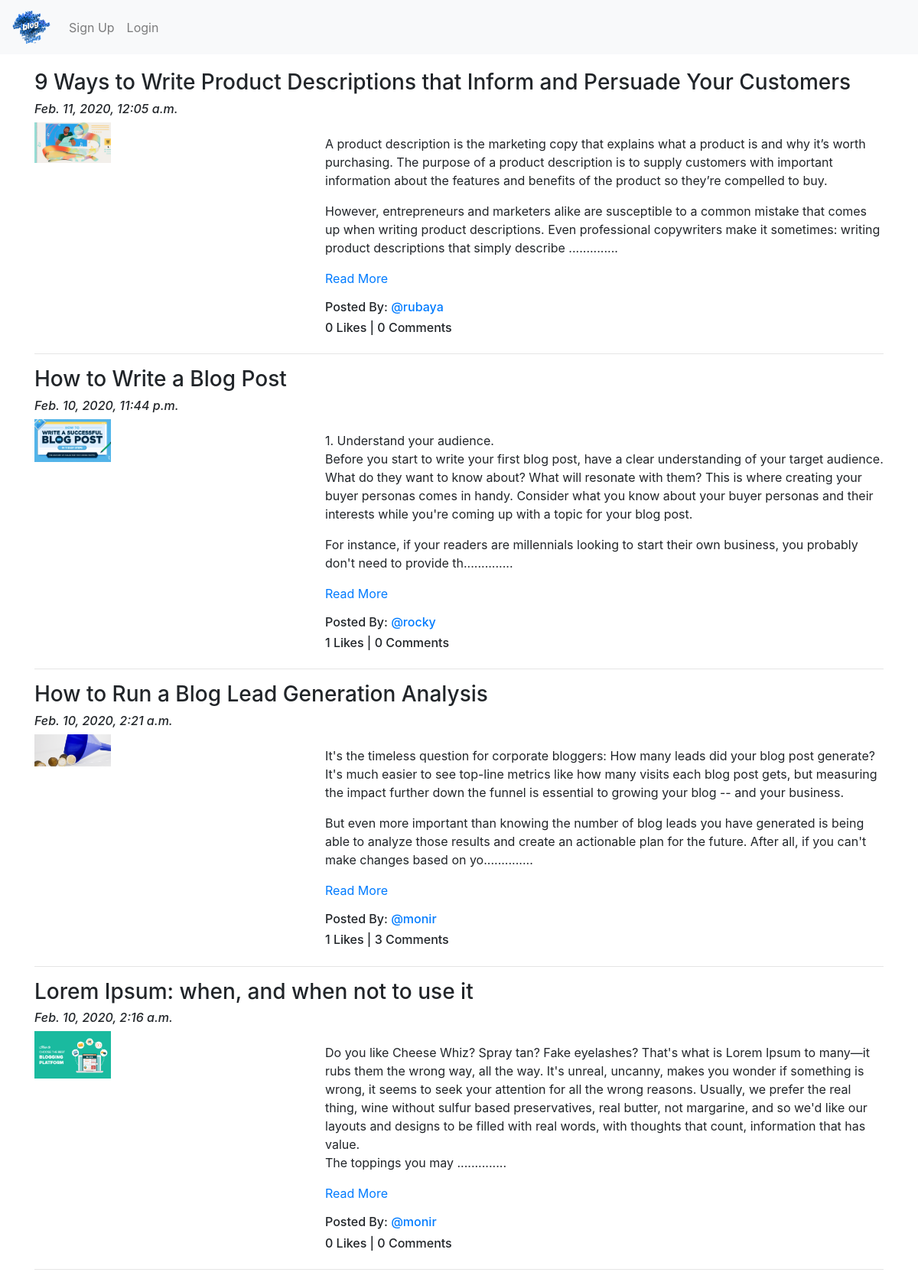
Screenshot of /blog/ with the database file from the repository.
### App_Blog/models.py (models this page shows, shortened)
class Blog(models.Model):
    author = models.ForeignKey(User, on_delete = models.CASCADE, related_name='post_author')
    blog_title = models.CharField(max_length=264, verbose_name="Put a Title")
    slug = models.SlugField(max_length=264, unique=True)
    blog_content = models.TextField(verbose_name="What is on your mind?")
    blog_image = models.ImageField(upload_to='blog_images', verbose_name="Image")
    publish_date = models.DateTimeField(auto_now_add=True)
    update_date = models.DateTimeField(auto_now=True)
    class Meta:
        ordering = ['-publish_date']

### App_Blog/views.py (the view)
# urls.py: path('', views.BlogList.as_view(), name='blog_list'),
class BlogList(ListView):
    context_object_name = 'blogs'
    model = Blog
    template_name = 'App_Blog/blog_list.html'

### App_Blog/templatetags/custom_filters.py (called while the page is built)
def range_filter(value):
    return value[0:500] + ".............."

### templates/App_Blog/blog_list.html (shortened to what this page needs)
{% extends 'base.html' %}
{% load custom_filters %}
{% block body_block %}
    {% for blog in blogs %}
        <h3>{{ blog.blog_title }}</h3>
        <h6><i>{{ blog.publish_date }}</i></h6>
        <div class="row">
            <div class="col-sm-4">
                <img src="/media/{{ blog.blog_image }}" alt="{{ blog.blog_title }}" title="{{ blog.blog_title }}" width="100px">
            </div>
            <div class="col-sm-8">
                <p>{{ blog.blog_content|range_filter|linebreaks }} <a href="{% url 'App_Blog:blog_details' slug=blog.slug %}">Read More</a></p>
                <h6>Posted By: <a href="#">@{{ blog.author }}</a></h6>
                <h6>{{ blog.liked_blog.count }} Likes | {{ blog.blog_comment.count }} Comments</h6>
            </div>
        </div>
        <hr>
    {% endfor %}
{% endblock %}

### templates/base.html (shortened to what this page needs)
<!DOCTYPE html>
<html lang="en">
<head>
    <link rel="stylesheet" href="https://stackpath.bootstrapcdn.com/bootstrap/4.4.1/css/bootstrap.min.css"
>
    <link href="https://stackpath.bootstrapcdn.com/font-awesome/4.7.0/css/font-awesome.min.css" rel="stylesheet"
>
</head>
<body>
    <nav class="navbar navbar-expand-lg navbar-light bg-light">
        <a class="navbar-brand" href="{% url 'index' %}"><img src="/media/logo.png" width="50px" alt=""></a>
        <div class="collapse navbar-collapse" id="navbarNavDropdown">
            <ul class="navbar-nav">
                {% if user.is_authenticated %}
                <li class="nav-item dropdown">
                    <a class="nav-link dropdown-toggle" href="#" id="navbarDropdownMenuLink" data-toggle="dropdown"
                        aria-haspopup="true" aria-expanded="false">
                        @{{ user.username }}
                    </a>
                    <div class="dropdown-menu" aria-labelledby="navbarDropdownMenuLink">
                        <a class="dropdown-item" href="{% url 'App_Blog:create_blog' %}">Write Blog</a>
                        <a class="dropdown-item" href="{% url 'App_Blog:my_blogs' %}">My Blogs</a>
                        <a class="dropdown-item" href="{% url 'App_Login:profile' %}">Your Profile</a>
                        <hr>
                        <a class="dropdown-item" href="{% url 'App_Login:logout' %}">Logout</a>
                    </div>
                </li>
                {% else %}
                <li class="nav-item">
                    <a href="{% url 'App_Login:signup' %}" class="nav-link">Sign Up</a>
                </li>
                <li class="nav-item">
                    <a href="{% url 'App_Login:login' %}" class="nav-link">Login</a>
                </li>
                {% endif %}
            </ul>
        </div>
    </nav>
    <div class="container" style="padding-top: 20px;">
        {% block body_block %}
        {% endblock %}
    </div>
</body>
</html>

### rows the page displays
Blog: blog_title "9 Ways to Write Product Descriptions that Inform and Persuade Your Customers", publish_date "Feb. 11, 2020, 12:05 a.m.", blog_image (picture), blog_content|range_filter "A product description is the marketing copy that explains what a product is and why it’s worth purchasing. The purpose of a product description is to supply customers with important information about the features and benefits of the product so they’re compelled to buy. However, entrepreneurs and marketers alike are susceptible to a common mistake that comes up when writing product descriptions. Even professional copywriters make it sometimes: writing product descriptions that simply describe ..............", author "rubaya", liked_blog.count "0", blog_comment.count "0"
Blog: blog_title "How to Write a Blog Post", publish_date "Feb. 10, 2020, 11:44 p.m.", blog_image (picture), blog_content|range_filter "1. Understand your audience. Before you start to write your first blog post, have a clear understanding of your target audience. What do they want to know about? What will resonate with them? This is where creating your buyer personas comes in handy. Consider what you know about your buyer personas and their interests while you're coming up with a topic for your blog post. For instance, if your readers are millennials looking to start their own business, you probably don't need to provide th..............", author "rocky", liked_blog.count "1", blog_comment.count "0"
Blog: blog_title "How to Run a Blog Lead Generation Analysis", publish_date "Feb. 10, 2020, 2:21 a.m.", blog_image (picture), blog_content|range_filter "It's the timeless question for corporate bloggers: How many leads did your blog post generate? It's much easier to see top-line metrics like how many visits each blog post gets, but measuring the impact further down the funnel is essential to growing your blog -- and your business. But even more important than knowing the number of blog leads you have generated is being able to analyze those results and create an actionable plan for the future. After all, if you can't make changes based on yo..............", author "monir", liked_blog.count "1", blog_comment.count "3"
Blog: blog_title "Lorem Ipsum: when, and when not to use it", publish_date "Feb. 10, 2020, 2:16 a.m.", blog_image (picture), blog_content|range_filter "Do you like Cheese Whiz? Spray tan? Fake eyelashes? That's what is Lorem Ipsum to many—it rubs them the wrong way, all the way. It's unreal, uncanny, makes you wonder if something is wrong, it seems to seek your attention for all the wrong reasons. Usually, we prefer the real thing, wine without sulfur based preservatives, real butter, not margarine, and so we'd like our layouts and designs to be filled with real words, with thoughts that count, information that has value. The toppings you may ..............", author "monir", liked_blog.count "0", blog_comment.count "0"
